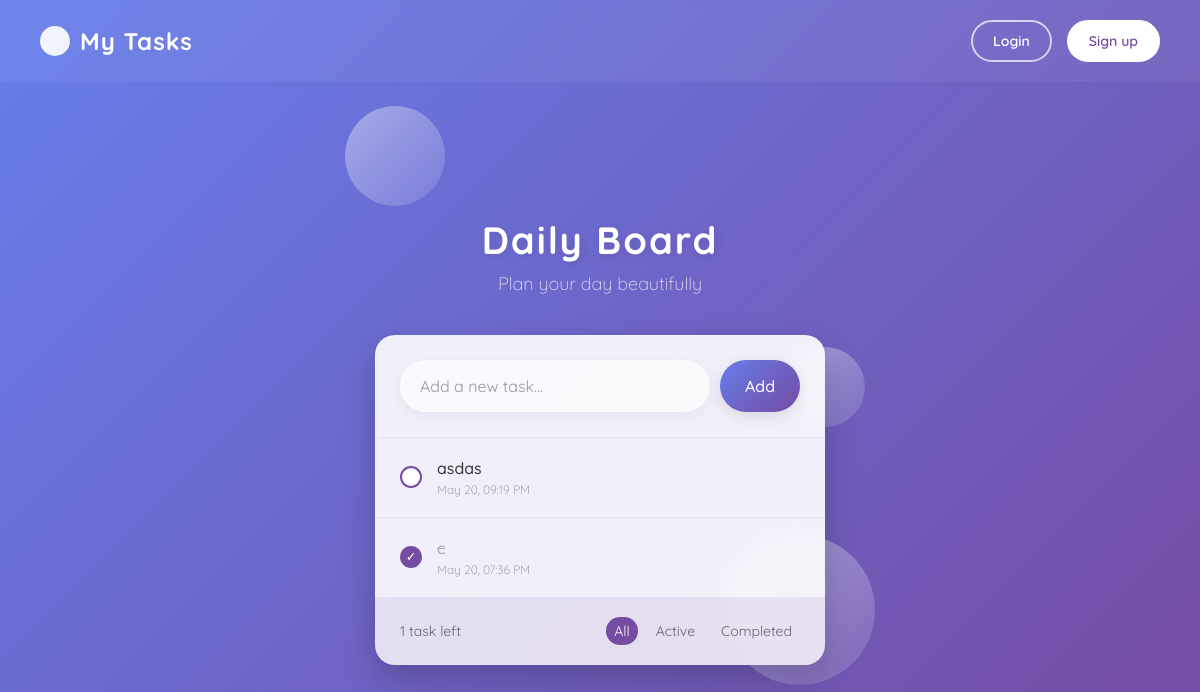
The page / on the database its author committed.
### mainpage/models.py (models this page shows, shortened)
class TodoList(models.Model):
    task = models.CharField(max_length=200)
    created_at = models.DateTimeField(auto_now_add=True)
    is_checked = models.BooleanField(default=False)

### mainpage/views.py (the view)
# urls.py: path('', views.show_task, name="home"),
def show_task(request):
    task = request.session.pop('prefill_task', '')
    task_list = TodoList.objects.all().order_by('-created_at')
    count = TodoList.objects.filter(is_checked = False).count()
    return render(request,'index.html',{"task_list":task_list,'task': task,"count":count})

### templates/index.html
{% extends 'base.html'%}
{% block navbar %}
    {% include 'navbar.html'%}
{% endblock navbar %}
{% block main_content %}
    {% include 'header.html'%}
    <div class="todo-card">
        {% include 'inputBox.html'%}
        <ul class="todo-list">
            {% include 'content.html'%}
        </ul>
        {% include 'filter.html'%}
    </div>
{% endblock main_content %}

### templates/content.html (shortened to what this page needs)
{% for list in task_list %}
    <li class="todo-item {% if list.is_checked %}completed{% endif %}" >
      <div
      {% if list.is_checked %}
      data-tooltip="Unmark"
      {% else %}
      data-tooltip="Mark as done"
      {% endif %}
      class="checkbox-wrapper">
        <a href="{% url 'checkbox' list.id %}" >
          <span class="checkbox{% if list.is_checked %}-checked{% endif %}">
            {% if list.is_checked %}✓{% endif %}
          </span>
        </a>
      </div>
      <div class="todo-item-content">
        <div class="todo-item-title">{{ list.task}}</div>
        <div class="todo-item-date">{{ list.created_at|date:"M d, h:i A" }}</div>
      </div>
    </li>
  {% endfor %}

### static/css/style.css (style rules this page uses)
:root { --gradient-start: #667eea; --gradient-end: #764ba2; --primary-purple: #764ba2; --light-blue: #55c9ff; --danger-red: #ff7675; --white: #ffffff; --light-gray: #999; --gray: #666; --dark-gray: #333; --text-light: #aaa; }
* { margin: 0; padding: 0; box-sizing: border-box; font-family: 'Quicksand', sans-serif; }
body { min-height: 100vh; background: linear-gradient(135deg, var(--gradient-start), var(--gradient-end)); display: flex; justify-content: center; align-items: center; padding: 30px; }
.todo-card { background: rgba(255, 255, 255, 0.9); backdrop-filter: blur(10px); border-radius: 20px; box-shadow: 0 15px 35px rgba(0, 0, 0, 0.2); position: relative; }
.todo-list { list-style-type: none; padding: 0; }
.todo-item { padding: 20px 25px; border-bottom: 1px solid rgba(0, 0, 0, 0.05); display: flex; align-items: center; transition: all 0.3s; }
.todo-item:last-child { border-bottom: none; }
.checkbox-wrapper { margin-right: 15px; }
.checkbox, .checkbox-checked { width: 22px; height: 22px; border-radius: 50%; border: 2px solid var(--primary-purple); cursor: pointer; transition: all 0.3s; display: block; color: var(--white); text-align: center; font-size: 0.8rem; }
.checkbox { background-color: var(--white); }
.checkbox-checked { background-color: var(--primary-purple); }
.checkbox-wrapper a { text-decoration: none; }
.todo-item-content { flex: 1; }
.todo-item-title { font-size: 16px; font-weight: 500; color: var(--dark-gray); margin-bottom: 4px; word-break: break-word; }
.completed .todo-item-title { text-decoration: line-through; color: var(--text-light); }
.todo-item-date { font-size: 12px; color: #888; font-weight: 300; }
[data-tooltip] { position: relative; }
[data-tooltip]::after { content: attr(data-tooltip); position: absolute; bottom: 125%; left: 50%; transform: translateX(-50%); background-color: var(--dark-gray); color: var(--white); padding: 6px 10px; border-radius: 6px; font-size: 12px; white-space: nowrap; opacity: 0; pointer-events: none; transition: opacity 0.2s ease-in-out; z-index: 999; }

### rows shown on the page
TodoList: is_checked False (drawn), task "asdas", created_at "May 20, 09:19 PM"
TodoList: task "c", created_at "May 20, 07:36 PM"

### other values the page prints
{{ count }} "1"
